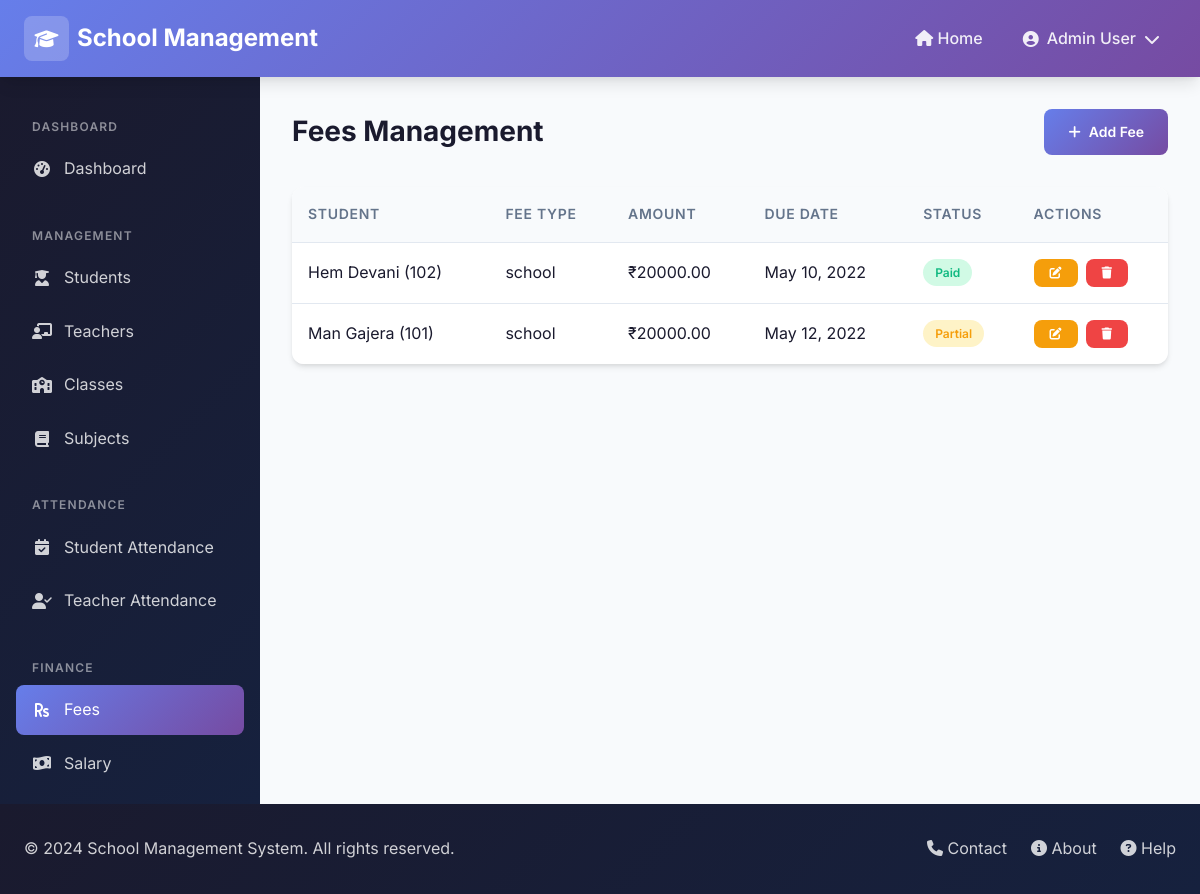
The page /admin-panel/fees/ on the database its author committed.
### core/models.py (models this page shows, shortened)
class Fees(models.Model):
    STATUS_CHOICES = [
        ('paid', 'Paid'),
        ('unpaid', 'Unpaid'),
        ('partial', 'Partial'),
    ]
    student = models.ForeignKey(Student, on_delete=models.CASCADE, related_name='fees')
    fee_type = models.CharField(max_length=50)  # e.g., "Tuition", "Exam", "Library"
    amount = models.DecimalField(max_digits=10, decimal_places=2)
    due_date = models.DateField()
    paid_date = models.DateField(null=True, blank=True)
    paid_amount = models.DecimalField(max_digits=10, decimal_places=2, default=0)
    status = models.CharField(max_length=20, choices=STATUS_CHOICES, default='unpaid')
    remarks = models.TextField(blank=True)
    created_at = models.DateTimeField(auto_now_add=True)
    updated_at = models.DateTimeField(auto_now=True)
    class Meta:
        verbose_name_plural = "Fees"

class Student(models.Model):
    GENDER_CHOICES = [
        ('male', 'Male'),
        ('female', 'Female'),
        ('other', 'Other'),
    ]
    username = models.CharField(max_length=50, unique=True)
    password = models.CharField(max_length=255)
    name = models.CharField(max_length=100)
    surname = models.CharField(max_length=100)
    email = models.EmailField(unique=True)
    mobile = models.CharField(max_length=15, blank=True)
    dob = models.DateField(null=True, blank=True)
    gender = models.CharField(max_length=10, choices=GENDER_CHOICES)
    roll_no = models.CharField(max_length=20)
    address = models.TextField(blank=True)
    student_class = models.ForeignKey(Class, on_delete=models.SET_NULL, null=True, related_name='students')
    section = models.CharField(max_length=10, blank=True)
    admission_no = models.CharField(max_length=50, unique=True)
    admission_date = models.DateField(null=True, blank=True)
    parent_name = models.CharField(max_length=100, blank=True)
    parent_mobile = models.CharField(max_length=15, blank=True)
    parent_email = models.EmailField(blank=True)
    created_at = models.DateTimeField(auto_now_add=True)
    updated_at = models.DateTimeField(auto_now=True)
    def __str__(self):
        return f"{self.name} {self.surname} ({self.admission_no})"

### core/views.py (the view)
    def wrapper(request, *args, **kwargs):
        if request.session.get('user_role') != 'admin':
            try:
                admin = Admin.objects.first()
                if admin:
                    request.session['user_id'] = admin.id
                    request.session['user_role'] = 'admin'
                    request.session['user_name'] = admin.full_name
            except:
                messages.error(request, 'Admin not found.')
                return redirect('login')
        return view_func(request, *args, **kwargs)

### core/models.py (called while the page is built)
    @property
    def full_name(self):
        return f"{self.name} {self.surname}"

### core/views.py (called while the page is built)
def admin_required(view_func):
    def wrapper(request, *args, **kwargs):
        if request.session.get('user_role') != 'admin':
            try:
                admin = Admin.objects.first()
                if admin:
                    request.session['user_id'] = admin.id
                    request.session['user_role'] = 'admin'
                    request.session['user_name'] = admin.full_name
            except:
                messages.error(request, 'Admin not found.')
                return redirect('login')
        return view_func(request, *args, **kwargs)
    return wrapper

@admin_required
def fees_list(request):
    fees = Fees.objects.all().order_by('-created_at')
    paginator = Paginator(fees, 10)
    page = request.GET.get('page')
    fees = paginator.get_page(page)
    return render(request, 'admin/fees/list.html', {'fees': fees})

### templates/admin/fees/list.html (shortened to what this page needs)
{% extends 'base.html' %}
{% load static %}
{% block content %}
{% include 'partials/admin_header.html' %}
<div class="dashboard-layout">
    {% include 'partials/sidebar.html' %}
    <main class="main-content">
        <div class="page-header">
            <div>
                <h1 class="page-title">Fees Management</h1>
            </div>
            <a href="{% url 'fees_add' %}" class="btn btn-primary">
                <i class="fas fa-plus"></i> Add Fee
            </a>
        </div>
        <div class="table-container">
            <table class="table">
                <thead>
                    <tr>
                        <th>Student</th>
                        <th>Fee Type</th>
                        <th>Amount</th>
                        <th>Due Date</th>
                        <th>Status</th>
                        <th>Actions</th>
                    </tr>
                </thead>
                <tbody>
                    {% for fee in fees %}
                    <tr>
                        <td>{{ fee.student }}</td>
                        <td>{{ fee.fee_type }}</td>
                        <td>₹{{ fee.amount }}</td>
                        <td>{{ fee.due_date }}</td>
                        <td>
                            <span
                                class="badge badge-{% if fee.status == 'paid' %}success{% elif fee.status == 'unpaid' %}danger{% else %}warning{% endif %}">
                                {{ fee.get_status_display }}
                            </span>
                        </td>
                        <td>
                            <div class="flex gap-1">
                                <a href="{% url 'fees_edit' fee.pk %}" class="btn btn-sm btn-warning">
                                    <i class="fas fa-edit"></i>
                                </a>
                                <a href="{% url 'fees_delete' fee.pk %}" class="btn btn-sm btn-danger">
                                    <i class="fas fa-trash"></i>
                                </a>
                            </div>
                        </td>
                    </tr>
                    {% empty %}
                    <tr>
                        <td colspan="6" class="text-center text-gray">No fee records found</td>
                    </tr>
                    {% endfor %}
                </tbody>
            </table>
        </div>
    </main>
</div>
{% include 'partials/footer.html' %}
{% endblock %}

### static/css/style.css (style rules this page uses)
:root { --primary: #667eea; --primary-dark: #5a67d8; --secondary: #764ba2; --accent: #00d4ff; --success: #10b981; --warning: #f59e0b; --danger: #ef4444; --dark: #1a1a2e; --dark-light: #16213e; --light: #f8fafc; --gray: #64748b; --gray-light: #e2e8f0; --white: #ffffff; --gradient-primary: linear-gradient(135deg, var(--primary) 0%, var(--secondary) 100%); --gradient-dark: linear-gradient(135deg, var(--dark) 0%, var(--dark-light) 100%); --gradient-accent: linear-gradient(135deg, var(--accent) 0%, var(--primary) 100%); --shadow-sm: 0 1px 2px 0 rgba(0, 0, 0, 0.05); --shadow: 0 4px 6px -1px rgba(0, 0, 0, 0.1), 0 2px 4px -1px rgba(0, 0, 0, 0.06); --shadow-lg: 0 10px 15px -3px rgba(0, 0, 0, 0.1), 0 4px 6px -2px rgba(0, 0, 0, 0.05); --shadow-xl: 0 20px 25px -5px rgba(0, 0, 0, 0.1), 0 10px 10px -5px rgba(0, 0, 0, 0.04); --radius-sm: 0.375rem; --radius: 0.5rem; --radius-lg: 0.75rem; --radius-xl: 1rem; --radius-2xl: 1.5rem; --transition: all 0.3s ease; }
*, *::before, *::after { margin: 0; padding: 0; box-sizing: border-box; }
html { scroll-behavior: smooth; }
body { font-family: 'Inter', -apple-system, BlinkMacSystemFont, 'Segoe UI', Roboto, Oxygen, Ubuntu, sans-serif; background-color: var(--light); color: var(--dark); line-height: 1.6; min-height: 100vh; }
a { text-decoration: none; color: inherit; transition: var(--transition); }
h1, h2, h3, h4, h5, h6 { font-weight: 700; line-height: 1.2; margin-bottom: 0.5em; }
h1 { font-size: 2.5rem; }
.flex { display: flex; }
.gap-1 { gap: 0.5rem; }
.btn { display: inline-flex; align-items: center; justify-content: center; gap: 0.5rem; padding: 0.75rem 1.5rem; font-size: 0.875rem; font-weight: 600; border: none; border-radius: var(--radius); cursor: pointer; transition: var(--transition); text-decoration: none; }
.btn-primary { background: var(--gradient-primary); color: var(--white); }
.btn-warning { background: var(--warning); color: var(--white); }
.btn-danger { background: var(--danger); color: var(--white); }
.btn-sm { padding: 0.5rem 1rem; font-size: 0.75rem; }
.table-container { overflow-x: auto; border-radius: var(--radius-lg); box-shadow: var(--shadow); }
.table { width: 100%; border-collapse: collapse; background: var(--white); }
.table th, .table td { padding: 1rem; text-align: left; border-bottom: 1px solid var(--gray-light); }
.table th { background: var(--light); font-weight: 600; font-size: 0.875rem; color: var(--gray); text-transform: uppercase; letter-spacing: 0.05em; }
.table tbody tr { transition: var(--transition); }
.table tbody tr:last-child td { border-bottom: none; }
.badge { display: inline-flex; align-items: center; padding: 0.25rem 0.75rem; font-size: 0.75rem; font-weight: 600; border-radius: 9999px; }
.badge-success { background: #d1fae5; color: var(--success); }
.badge-warning { background: #fef3c7; color: var(--warning); }
.dashboard-layout { display: flex; min-height: calc(100vh - 73px); }
.main-content { flex: 1; padding: 2rem; background: var(--light); }
.page-header { display: flex; align-items: center; justify-content: space-between; margin-bottom: 2rem; }
.page-title { font-size: 1.75rem; font-weight: 700; color: var(--dark); margin: 0; }

### rows shown on the page
Fees: student "Hem Devani (102)", fee_type "school", amount "20000.00", due_date "May 10, 2022", status "Paid"
Fees: student "Man Gajera (101)", fee_type "school", amount "20000.00", due_date "May 12, 2022", status "Partial"

### other values the page prints
{{ request.session.user_name|default:"Administrator" }} "Admin User"
